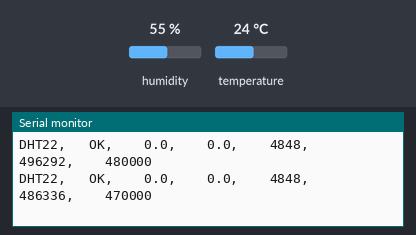
Recording of a sketch running on a simulated Arduino Uno, built with avr-gcc and run on an emulated ATmega328P. On the bench: the last lines printed to the serial monitor. Wiring (inferred from the names in the program): DHT11 sensor: data pin 2. Inputs (shaded band) come from the test bench; at power-on: humidity 55 %, temperature 24 °C.

Above: at 1.3 s.
1.4 s: humidity set to 22 %
At 1.75 s:
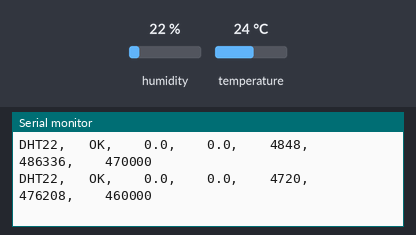
2.9 s: temperature set to 12 °C
At 3.11 s:
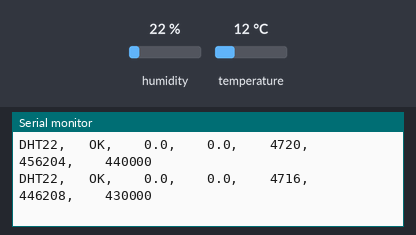
4.4 s: humidity set to 40 %
At 4.77 s:
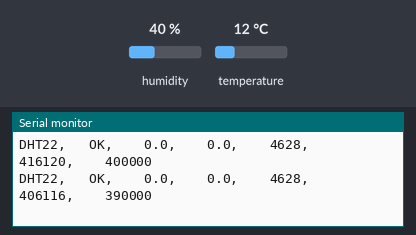
Timing chart, 0 to 7.4 s (numbered marks = the images above; inputs shaded):
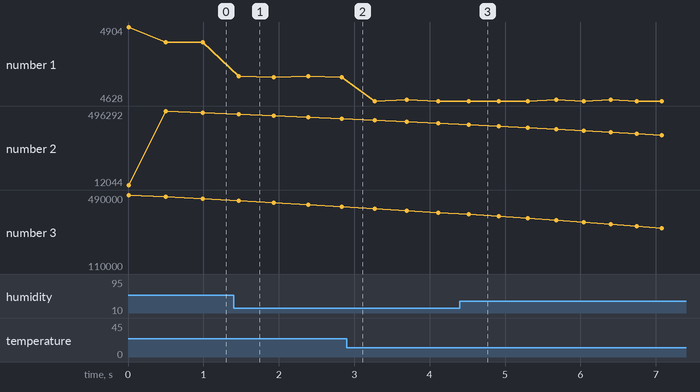

Measured:
- after the input at 1.4 s, the serial monitor: prints a new line after 0.07 s (image 1)
- plotted number 1: 4848 → 4716 after the input at 1.4 s, 4716 → 4628 after the input at 2.9 s
- plotted number 2: 486336 → 446208 after the input at 1.4 s, 446208 → 416120 after the input at 2.9 s

The sketch:

dht_tuning.ino
```cpp
//
//    FILE: dht_tuning.ino
//  AUTHOR: Rob Tillaart
// PURPOSE: DHT test sketch for DHT22 && Arduino => find minimum time between reads
//     URL: https://github.com/RobTillaart/DHTlib


#include <dht.h>

dht DHT;

#define DHT22_PIN     2


int del = 500;
uint32_t startRead = 0;
uint32_t stopRead = 0;
uint32_t startCycle = 0;
uint32_t stopCycle = 0;
uint32_t tempCycle = 0;


void setup()
{
  Serial.begin(115200);
  Serial.println("DHT TEST PROGRAM ");
  Serial.print("LIBRARY VERSION: ");
  Serial.println(DHT_LIB_VERSION);
  Serial.println();
  Serial.println("Type,\tstatus,\t\tHumidity (%),\tTemperatur (C),\tT_Read (us)\tT_Cycle (us)\tT_Delay (us)");
}


void loop()
{
  while(del > 0){
    // READ DATA
    Serial.print("DHT22, \t");

    startRead = micros();
    int chk = DHT.read22(DHT22_PIN);
    stopRead = micros();

    switch (chk)
    {
    case DHTLIB_OK:
      Serial.print("OK,\t\t");
      del -= 10;
      break;
    case DHTLIB_ERROR_CHECKSUM:
      Serial.print("Checksum,\t");
      break;
    case DHTLIB_ERROR_TIMEOUT:
      Serial.print("Time out,\t");
      del += 10;
      break;
    case DHTLIB_ERROR_CONNECT:
      Serial.print("Connect,\t");
      break;
    case DHTLIB_ERROR_ACK_L:
      Serial.print("Ack Low,\t");
      break;
    case DHTLIB_ERROR_ACK_H:
      Serial.print("Ack High,\t");
      break;
    default:
      Serial.print("Unknown,\t");
      break;
    }
    // DISPLAY DATA
    Serial.print(DHT.humidity, 1);
    Serial.print(",\t\t");
    Serial.print(DHT.temperature, 1);
    Serial.print(",\t\t");
    Serial.print(stopRead - startRead);
    Serial.print(",\t\t");
    stopCycle = micros();
    tempCycle = micros();
    Serial.print(stopCycle - startCycle);
    startCycle = tempCycle;
    Serial.print(",\t\t");
    Serial.print(del);
    Serial.print("000");
    Serial.println();

    delay(del);
  }
  while(1);
}


// --  END OF FILE --
```

dht.cpp
```cpp
//
//    FILE: dht.cpp
//  AUTHOR: Rob Tillaart
// VERSION: 0.1.36
// PURPOSE: DHT Temperature & Humidity Sensor library for Arduino, AVR optimized
//     URL: https://github.com/RobTillaart/DHTlib
//          http://arduino.cc/playground/Main/DHTLib
//
//  inspired by DHT11 library


#include "dht.h"


#define DHTLIB_DHT11_WAKEUP             18
#define DHTLIB_DHT_WAKEUP               1

#define DHTLIB_DHT11_LEADING_ZEROS      1
#define DHTLIB_DHT_LEADING_ZEROS        6


//  max timeout is 100 microseconds.
//  For a 16 MHz processor 100 microseconds is 1600 clock cycles
//  loops using DHTLIB_TIMEOUT use at least 4 clock cycles
//  so 100 us takes max 400 loops
//  so by dividing F_CPU by 40000 we "fail" as fast as possible
#ifndef F_CPU
#define DHTLIB_TIMEOUT 1000  //  should be approx. clock/40000
#else
#define DHTLIB_TIMEOUT (F_CPU/40000)
#endif


/////////////////////////////////////////////////////
//
//  PUBLIC
//

int8_t dht::read11(uint8_t pin)
{
    //  READ VALUES
    if (_disableIRQ) noInterrupts();
    int8_t result = _readSensor(pin, DHTLIB_DHT11_WAKEUP, DHTLIB_DHT11_LEADING_ZEROS);
    if (_disableIRQ) interrupts();

    //  these bits are always zero, masking them reduces errors.
    bits[0] &= 0x7F;
    bits[2] &= 0x7F;

    //  CONVERT AND STORE
    humidity    = bits[0];  //  bits[1] == 0;
    temperature = bits[2];  //  bits[3] == 0;

    //  TEST CHECKSUM
    uint8_t sum = bits[0] + bits[1] + bits[2] + bits[3];
    if (bits[4] != sum)
    {
        return DHTLIB_ERROR_CHECKSUM;
    }
    return result;
}


int8_t dht::read12(uint8_t pin)
{
    //  READ VALUES
    if (_disableIRQ) noInterrupts();
    int8_t result = _readSensor(pin, DHTLIB_DHT11_WAKEUP, DHTLIB_DHT11_LEADING_ZEROS);
    if (_disableIRQ) interrupts();

    //  CONVERT AND STORE
    humidity = bits[0] + bits[1] * 0.1;
    temperature = bits[2] + (bits[3] & 0x7F) * 0.1;
    if (bits[3] & 0x80)  //  negative temperature
    {
        temperature = -temperature;
    }

    //  TEST CHECKSUM
    uint8_t sum = bits[0] + bits[1] + bits[2] + bits[3];
    if (bits[4] != sum)
    {
        return DHTLIB_ERROR_CHECKSUM;
    }
    return result;
}


int8_t dht::read(uint8_t pin)
{
    //  READ VALUES
    if (_disableIRQ) noInterrupts();
    int8_t result = _readSensor(pin, DHTLIB_DHT_WAKEUP, DHTLIB_DHT_LEADING_ZEROS);
    if (_disableIRQ) interrupts();

    //  these bits are always zero, masking them reduces errors.
    bits[0] &= 0x03;
    bits[2] &= 0x83;

    //  CONVERT AND STORE
    humidity  = (bits[0] * 256 + bits[1]) * 0.1;
    int16_t t = ((bits[2] & 0x7F) * 256 + bits[3]);
    if (t == 0)
    {
      temperature = 0.0;     //  prevent -0.0;
    }
    else
    {
      temperature = t * 0.1;
      if((bits[2] & 0x80) == 0x80 )
      {
        temperature = -temperature;
      }
    }

    //  HEXDUMP DEBUG
    /*
    Serial.println();
    // CHECKSUM
    if (_bits[4] < 0x10) Serial.print(0);
    Serial.print(_bits[4], HEX);
    Serial.print("    ");
    // TEMPERATURE
    if (_bits[2] < 0x10) Serial.print(0);
    Serial.print(_bits[2], HEX);
    if (_bits[3] < 0x10) Serial.print(0);
    Serial.print(_bits[3], HEX);
    Serial.print("    ");
    Serial.print(temperature, 1);
    Serial.print("    ");
    // HUMIDITY
    if (_bits[0] < 0x10) Serial.print(0);
    Serial.print(_bits[0], HEX);
    if (_bits[1] < 0x10) Serial.print(0);
    Serial.print(_bits[1], HEX);
    Serial.print("    ");
    Serial.print(humidity, 1);
    */

    //  TEST CHECKSUM
    uint8_t sum = bits[0] + bits[1] + bits[2] + bits[3];
    if (bits[4] != sum)
    {
        return DHTLIB_ERROR_CHECKSUM;
    }
    return result;
}


/////////////////////////////////////////////////////
//
//  PRIVATE
//
int8_t dht::_readSensor(uint8_t pin, uint8_t wakeupDelay, uint8_t leadingZeroBits)
{
    //  INIT BUFFERVAR TO RECEIVE DATA
    uint8_t mask = 128;
    uint8_t idx = 0;

    uint8_t data = 0;
    uint8_t state = LOW;
    uint8_t pstate = LOW;
    uint16_t zeroLoop = DHTLIB_TIMEOUT;
    uint16_t delta = 0;

    leadingZeroBits = 40 - leadingZeroBits;  //  reverse counting...

    //  replace digitalRead() with Direct Port Reads.
    //  reduces footprint ~100 bytes => portability issue?
    //  direct port read is about 3x faster
    uint8_t bit = digitalPinToBitMask(pin);
    uint8_t port = digitalPinToPort(pin);
    volatile uint8_t *PIR = portInputRegister(port);

    //  REQUEST SAMPLE
    pinMode(pin, OUTPUT);
    digitalWrite(pin, LOW);  //  T-be
    if (wakeupDelay > 8) delay(wakeupDelay);
    else delayMicroseconds(wakeupDelay * 1000UL);
    digitalWrite(pin, HIGH);  //  T-go
    pinMode(pin, INPUT);

    uint16_t loopCount = DHTLIB_TIMEOUT * 2;  //  200 uSec max
    //  while(digitalRead(pin) == HIGH)
    while ((*PIR & bit) != LOW )
    {
        if (--loopCount == 0)
        {
          return DHTLIB_ERROR_CONNECT;
        }
    }

    //  GET ACKNOWLEDGE or TIMEOUT
    loopCount = DHTLIB_TIMEOUT;
    //  while(digitalRead(pin) == LOW)
    while ((*PIR & bit) == LOW )  //  T-rel
    {
        if (--loopCount == 0)
        {
          return DHTLIB_ERROR_ACK_L;
        }
    }

    loopCount = DHTLIB_TIMEOUT;
    //  while(digitalRead(pin) == HIGH)
    while ((*PIR & bit) != LOW )  //  T-reh
    {
        if (--loopCount == 0)
        {
          return DHTLIB_ERROR_ACK_H;
        }
    }

    loopCount = DHTLIB_TIMEOUT;

    //  READ THE OUTPUT - 40 BITS => 5 BYTES
    for (uint8_t i = 40; i != 0; )
    {
        //  WAIT FOR FALLING EDGE
        state = (*PIR & bit);
        if (state == LOW && pstate != LOW)
        {
            if (i > leadingZeroBits)  //  DHT22 first 6 bits are all zero !!   DHT11 only 1
            {
                zeroLoop = min(zeroLoop, loopCount);
                delta = (DHTLIB_TIMEOUT - zeroLoop)/4;
            }
            else if ( loopCount <= (zeroLoop - delta) )  //  long -> one
            {
                data |= mask;
            }
            mask >>= 1;
            if (mask == 0)   //  next byte
            {
                mask = 128;
                bits[idx] = data;
                idx++;
                data = 0;
            }
            //  next bit
            --i;

            //  reset timeout flag
            loopCount = DHTLIB_TIMEOUT;
        }
        pstate = state;
        //  Check timeout
        if (--loopCount == 0)
        {
          return DHTLIB_ERROR_TIMEOUT;
        }

    }
    //  pinMode(pin, OUTPUT);
    //  digitalWrite(pin, HIGH);
    return DHTLIB_OK;
}


//  -- END OF FILE --
```

dht.h
```cpp
#pragma once
//
//    FILE: dht.h
//  AUTHOR: Rob Tillaart
// VERSION: 0.1.36
// PURPOSE: DHT Temperature & Humidity Sensor library for Arduino. AVR optimized
//     URL: https://github.com/RobTillaart/DHTlib
//          http://arduino.cc/playground/Main/DHTLib


#if ARDUINO < 100
#include <WProgram.h>
#include <pins_arduino.h>  //  fix for broken pre 1.0 version - TODO TEST
#else
#include <Arduino.h>
#endif


#define DHT_LIB_VERSION                 (F("0.1.36"))

#define DHTLIB_OK                       0
#define DHTLIB_ERROR_CHECKSUM           -1
#define DHTLIB_ERROR_TIMEOUT            -2
#define DHTLIB_ERROR_CONNECT            -3
#define DHTLIB_ERROR_ACK_L              -4
#define DHTLIB_ERROR_ACK_H              -5


class dht
{
public:
    dht() { _disableIRQ = false; };
    //  return values:
    //  DHTLIB_OK
    //  DHTLIB_ERROR_CHECKSUM
    //  DHTLIB_ERROR_TIMEOUT
    //  DHTLIB_ERROR_CONNECT
    //  DHTLIB_ERROR_ACK_L
    //  DHTLIB_ERROR_ACK_H
    int8_t read11(uint8_t pin);
    int8_t read(uint8_t pin);
    int8_t read12(uint8_t pin);

    inline int8_t read21(uint8_t pin)   { return read(pin); };
    inline int8_t read22(uint8_t pin)   { return read(pin); };
    inline int8_t read33(uint8_t pin)   { return read(pin); };
    inline int8_t read44(uint8_t pin)   { return read(pin); };
    inline int8_t read2301(uint8_t pin) { return read(pin); };
    inline int8_t read2302(uint8_t pin) { return read(pin); };
    inline int8_t read2303(uint8_t pin) { return read(pin); };
    inline int8_t read2320(uint8_t pin) { return read(pin); };
    inline int8_t read2322(uint8_t pin) { return read(pin); };

    bool getDisableIRQ()                { return _disableIRQ; };
    void setDisableIRQ(bool b )         { _disableIRQ = b; };

    float humidity;
    float temperature;

private:
    uint8_t bits[5];  //  buffer to receive data
    int8_t _readSensor(uint8_t pin, uint8_t wakeupDelay, uint8_t leadingZeroBits);
    bool   _disableIRQ;
};


//  -- END OF FILE --
```
